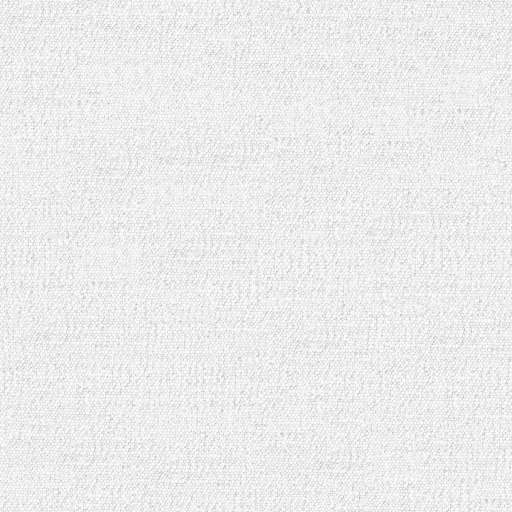
#> input picture assets/acg/Carpet016/Carpet016_AmbientOcclusion.jpg, 1024 x 1024 px (shown at 1/2 size)
$ python match_compose.py ../assets/acg/Carpet016/Carpet016_AmbientOcclusion.jpg ../assets/acg/Carpet016/Carpet016_Color.jpg out.png
#> lines starting #> are read from the running program, lines starting #| are printed output that depends on the picture
#!/usr/bin/env python3
# Camera-matching sheet: REF | OURS | OVERLAY (50% mix + our edges in yellow). Any size; ours is resized to ref.
#   match_compose.py <ref.jpg> <ours.png> <out.jpg>
import sys
from PIL import Image, ImageChops, ImageFilter, ImageDraw, ImageFont, ImageOps
ref = Image.open(sys.argv[1]).convert('RGB'); ours = Image.open(sys.argv[2]).convert('RGB').resize(ref.size, Image.LANCZOS)
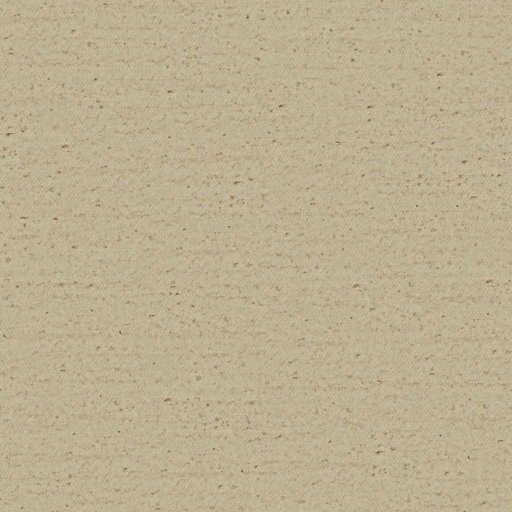
#> input picture assets/acg/Carpet016/Carpet016_Color.jpg, 1024 x 1024 px (shown at 1/2 size)
#> further down, ours is the input picture: PIL image 1024x1024 RGB; mean R, G, B 187.6, 176.1, 147.3
mix = Image.blend(ref, ours, 0.5)
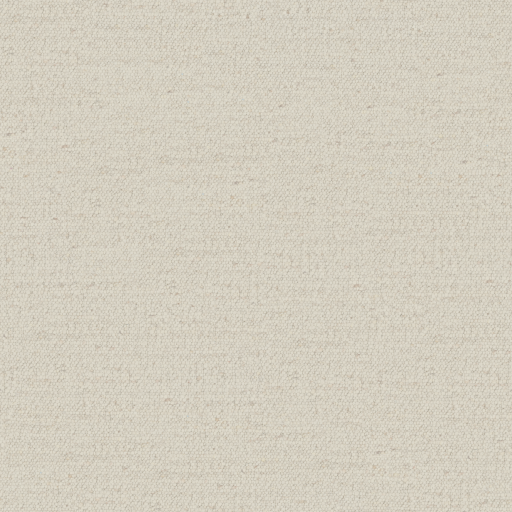
#> mix: PIL image 1024x1024 RGB (shown at 1/2 size); mean R, G, B 211.5, 205.8, 191.4
edges = ImageOps.autocontrast(ours.convert('L').filter(ImageFilter.FIND_EDGES)).point(lambda v: 255 if v > 90 else 0)
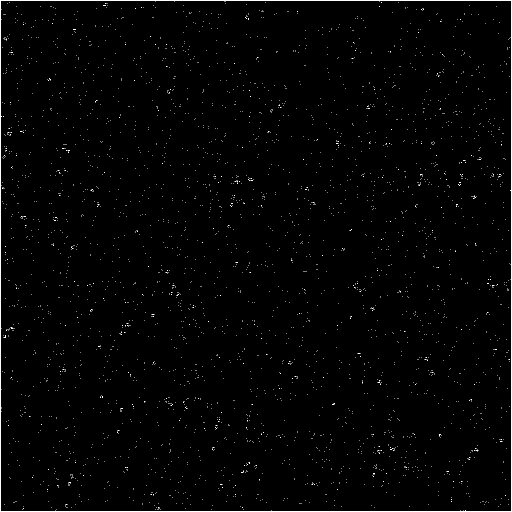
#> edges: PIL image 1024x1024 L (shown at 1/2 size); 0.78% white in thin lines or dots
ov = mix.copy(); ov.paste(Image.new('RGB', ref.size, (255, 230, 0)), (0, 0), edges)
#> after `ov.paste(Image.new('RGB', ref.size, (255, 230, 0)), (0, 0), edges)`:
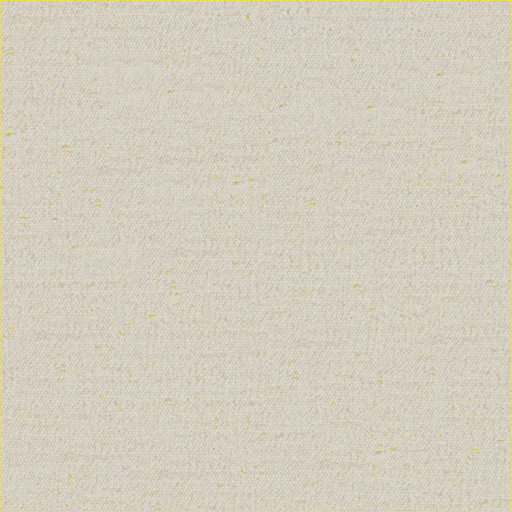
#> ov: PIL image 1024x1024 RGB (shown at 1/2 size); mean R, G, B 211.8, 205.9, 189.9
w, h = ref.size; s = Image.new('RGB', (w * 3, h)); s.paste(ref, (0, 0)); s.paste(ours, (w, 0)); s.paste(ov, (2 * w, 0))
#> after `w, h = ref.size`: w = 1024; h = 1024
#> after `s = Image.new('RGB', (w * 3, h))`: s: PIL image 3072x1024 RGB; every value is 0
#> after `s.paste(ref, (0, 0))`:
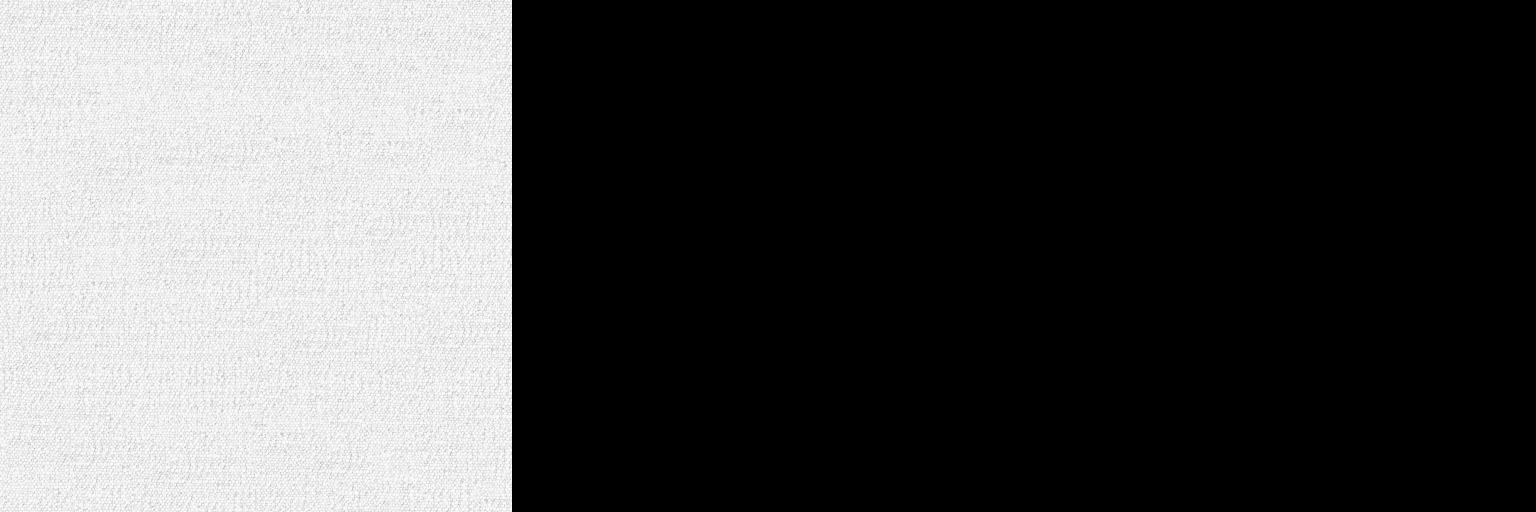
#> s: PIL image 3072x1024 RGB (shown at 1/2 size); min 0, max 255, mean 78.6
#> after `s.paste(ours, (w, 0))`:
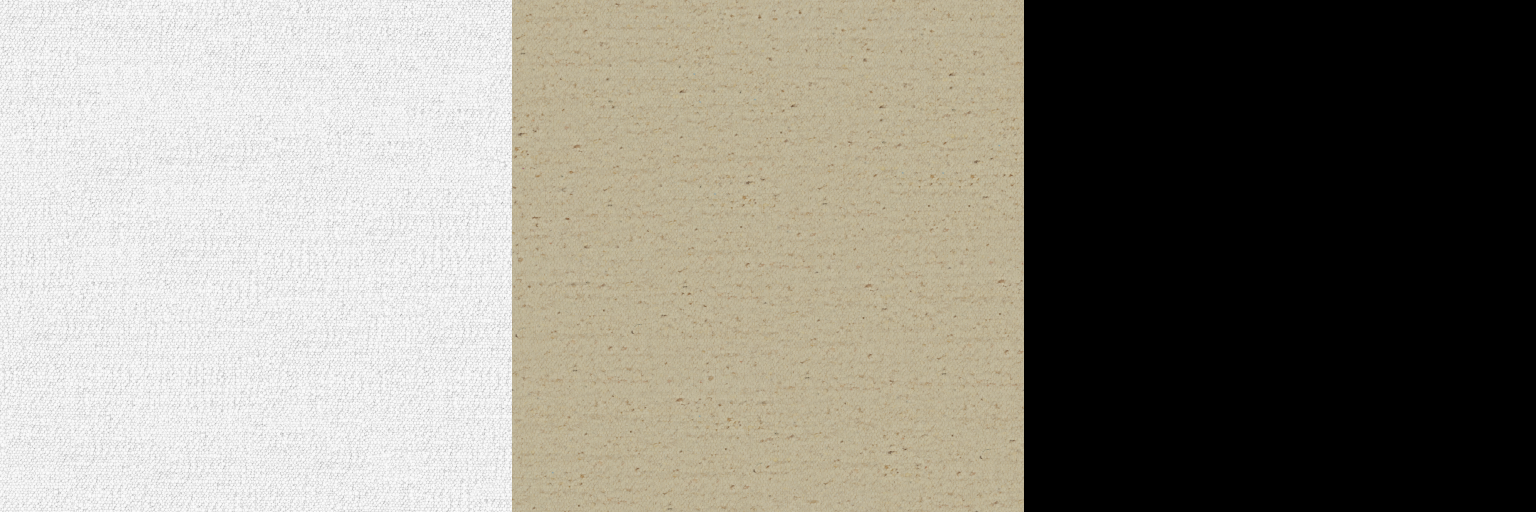
#> s: PIL image 3072x1024 RGB (shown at 1/2 size); mean R, G, B 141.2, 137.3, 127.8
d = ImageDraw.Draw(s)
try: f = ImageFont.truetype('/System/Library/Fonts/Helvetica.ttc', 26)
except Exception: f = ImageFont.load_default()
for i, t in enumerate(['VIDEO', 'OURS', 'OVERLAY']): d.rectangle([i * w, 0, i * w + 20 + 16 * len(t), 36], fill=(0, 0, 0)); d.text((i * w + 8, 4), t, fill=(255, 255, 0), font=f)
s.save(sys.argv[3], quality=86)
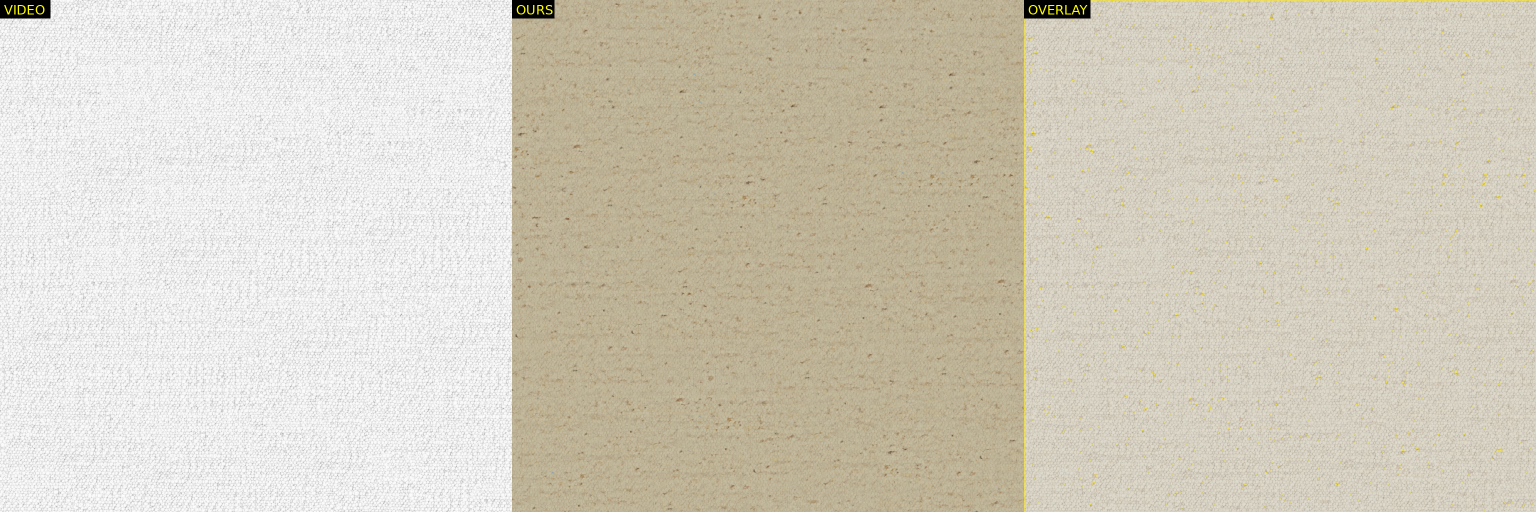
#> saved as out.png: PIL image 3072x1024 RGB (shown at 1/2 size); mean R, G, B 211.1, 205.3, 190.3
